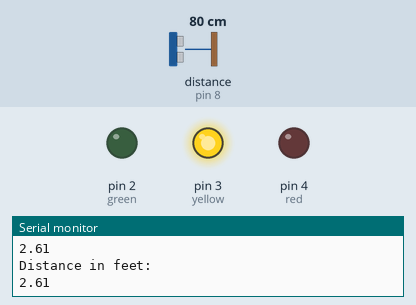
The sketch below on a simulated Arduino Uno, built with avr-gcc and run on an emulated ATmega328P. Shown: output pins drawn as LEDs (lit = HIGH), the last lines printed to the serial monitor. Wiring (inferred from the names in the program): ultrasonic range finder: trigger pin 9; echo pin 8. Inputs (shaded band) come from the test bench; at power-on: distance to the obstacle (sensor on pin 8) 80 cm. The echo pulse lasts 58.3 µs per cm; pins used as bus, display or sensor lines are not drawn.

Above: at 1.3 s.
1.4 s: distance to the obstacle (sensor on pin 8) set to 66 cm
2.9 s: distance to the obstacle (sensor on pin 8) set to 57 cm
At 3.9 s:
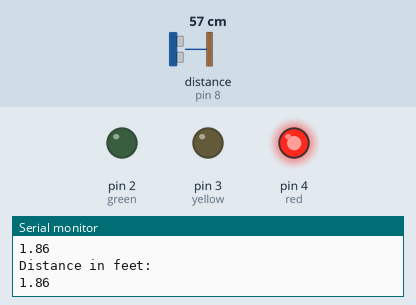
4.5 s: distance to the obstacle (sensor on pin 8) set to 250 cm
At 5.7 s:
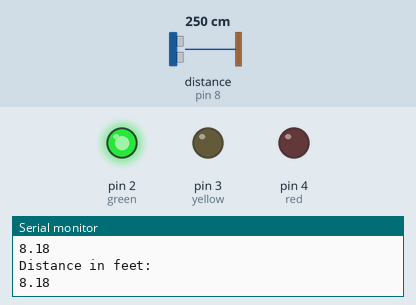
6.0 s: distance to the obstacle (sensor on pin 8) set to 128 cm
7.5 s: distance to the obstacle (sensor on pin 8) set to 119 cm
At 8.2 s:
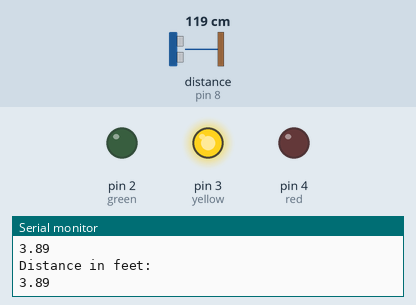
9.1 s: distance to the obstacle (sensor on pin 8) set to 2 cm
At 10.0 s:
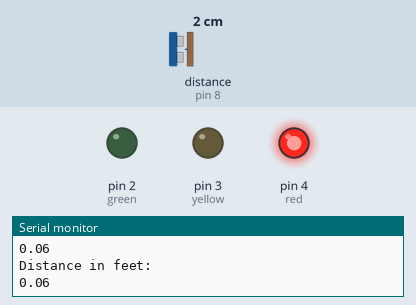
Timing chart, 0 to 11.6 s (numbered marks = the images above; inputs shaded):
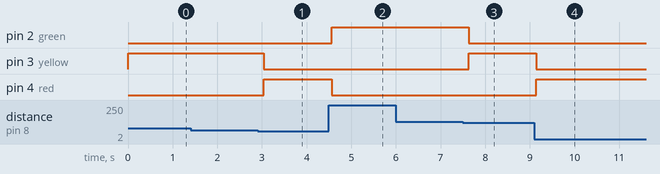

Measured:
- the behaviour switches between 62 and 61 cm on distance to the obstacle (sensor on pin 8) (found by bisection; images 0 and 1)
- the behaviour switches between 123 and 122 cm on distance to the obstacle (sensor on pin 8) (found by bisection; images 2 and 3)
- after the input at 2.9 s, pin 3 (yellow): HIGH → LOW after 0.14 s; pin 4 (red): LOW → HIGH after 0.14 s
- after the input at 4.5 s, pin 2 (green): LOW → HIGH after 0.06 s; pin 4 (red): HIGH → LOW after 0.06 s
- after the input at 7.5 s, pin 2 (green): HIGH → LOW after 0.13 s; pin 3 (yellow): LOW → HIGH after 0.13 s
- after the input at 9.1 s, pin 3 (yellow): HIGH → LOW at once; pin 4 (red): LOW → HIGH at once

The sketch:

Threat_Detection_Code.ino
```cpp
//declare variables
long dur;
float dist;

void setup() {
  //set echo and trigger pins
  pinMode(8, INPUT); //set pin D8 as input for echo
  pinMode(9, OUTPUT); //set pin D9 as output for trigger

  //set LED pins as output and clear them
  pinMode(2, OUTPUT); //green
  pinMode(3, OUTPUT); //yellow
  pinMode(4, OUTPUT); //red
  digitalWrite(2, LOW);
  digitalWrite(3, LOW);
  digitalWrite(4, LOW);
  Serial.begin(9600); //used for serial monitor feedback
}

void loop() {
  //clear trigger pin
  digitalWrite(9, LOW);
  delay(0.002); //delay 2 microseconds

  //send pulse to trigger pin for 10 microseconds
  //this will initiate the distance measurement sequence
  digitalWrite(9, HIGH);
  delay(0.01); //delay 10 microseconds
  digitalWrite(9, LOW);

  //read echo pin pulse duration and calculate corresponding distance
  dur = pulseIn(8, HIGH);
  dist = dur/1778.5; //calculates distance in feet
  Serial.println("Distance in feet:");
  Serial.println(dist);

  //if statements to determine which LED turns on
  if(dist >= 4){
    //turn green LED on and turn others off
    digitalWrite(2, HIGH);
    digitalWrite(3, LOW);
    digitalWrite(4, LOW);
  }else if(dist < 4 && dist > 2){
    //turn yellow LED on and turn others off
    digitalWrite(2, LOW);
    digitalWrite(3, HIGH);
    digitalWrite(4, LOW);
  }else if(dist <= 2){
    //turn red LED on and turn others off
    digitalWrite(2, LOW);
    digitalWrite(3, LOW);
    digitalWrite(4, HIGH);
  }

  delay(500); //delay between iterations, can decrease to update sensor more frequently
}
```
